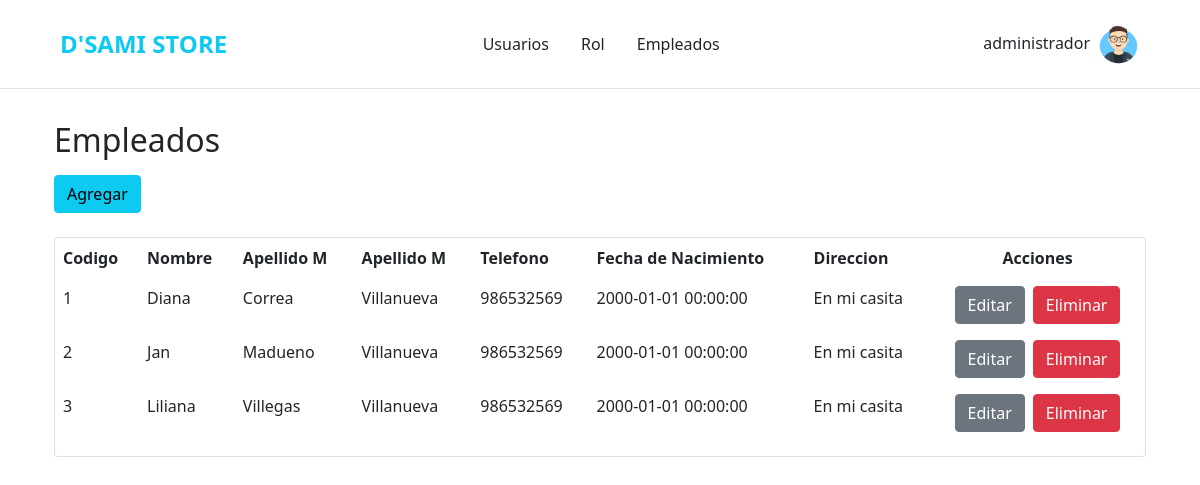
The app's page /vista/empleados/index.php (signed in) with its own data.
### tables this page shows
CREATE TABLE `mor_empleado` (
  `idEmpleado` int(10) UNSIGNED NOT NULL,
  `nombre` varchar(20) DEFAULT NULL,
  `apellidoMaterno` varchar(15) DEFAULT NULL,
  `apellidoPaterno` varchar(15) DEFAULT NULL,
  `telefono` varchar(15) DEFAULT NULL,
  `fechaNac` datetime DEFAULT NULL,
  `direccion` varchar(40) DEFAULT NULL
);

### controlador/empleado_controlador.php (called while the page is built, shortened)
<?php
include("../../controlador/config.php");
include("../../modelo/empleado.php");
class EmpleadoControlador {
    public static function listar() {
        $empleados = Empleado::listar();
        include("../../vista/empleados/includes/listar_vista.php");
    }
}
?>

### controlador/empleados/listar.php (called while the page is built)
<?php
include("../../controlador/empleado_controlador.php");
EmpleadoControlador::listar();
?>

### modelo/empleado.php (called while the page is built, shortened)
<?php
include("../../controlador/config.php");
class Empleado {
    function __construct($id , $nombre, $apellidoMaterno , $apellidoPaterno , $telefono, $fechaNac , $direccion) {
        $this->id = $id;
        $this->nombre = $nombre;
        $this->apellidoMaterno = $apellidoMaterno;
        $this->apellidoPaterno = $apellidoPaterno;
        $this->telefono = $telefono;
        $this->fechaNac = $fechaNac;
        $this->direccion = $direccion;
    }
    public static function listar() {
        global $link;
        $empleados = [];
        $consulta  = ("SELECT * FROM mor_empleado");
        $resultado = mysqli_query($link, $consulta);
        while ($valor = mysqli_fetch_assoc($resultado)){
            $empleados[] = new Empleado($valor['idEmpleado'], $valor['nombre'], $valor['apellidoMaterno'], $valor['apellidoPaterno'], $valor['telefono'], $valor['fechaNac'], $valor['direccion']);
        }
        return $empleados;
    }
}
?>

### vista/empleados/includes/listar_vista.php (the view, shortened to what this page needs)
<div class="card">
    <div class="table-responsive">
        <table class="table table-borderless ">
            <thead>
                <tr>
                    <th scope="col">Codigo</th>
                    <th scope="col">Nombre</th>
                    <th scope="col">Apellido M</th>
                    <th scope="col">Apellido M</th>
                    <th scope="col">Telefono</th>
                    <th scope="col">Fecha de Nacimiento</th>
                    <th scope="col">Direccion</th>
                    <th scope="col" class="text-center">Acciones</th>
                </tr>
            </thead>
            <tbody>
                <?php
                    foreach ($empleados as $empleado) { ?>
                    <tr>
                        <td><?php echo $empleado->id; ?></td>
                        <td><?php echo $empleado->nombre; ?></td>
                        <td><?php echo $empleado->apellidoMaterno; ?></td>
                        <td><?php echo $empleado->apellidoPaterno; ?></td>
                        <td><?php echo $empleado->telefono; ?></td>
                        <td><?php echo $empleado->fechaNac; ?></td>
                        <td><?php echo $empleado->direccion; ?></td>
                        <td>
                            <div class="d-flex justify-content-center">
                                <button class="btn btn-secondary me-2" type="button" data-bs-toggle="modal" data-bs-target="#editarEmpleado<?php echo $empleado->id; ?>">
                                    Editar
                                </button>
                                <button class="btn btn-danger" type="button" data-bs-toggle="modal" data-bs-target="#eliminarEmpleado<?php echo $empleado->id; ?>">Eliminar</button>
                            </div>
                        </td>
                    </tr>
                <?php } ?>
            </tbody>
        </table>
    </div>
</div>

### records on screen
mor_empleado: idEmpleado "1", nombre "Diana", apellidoMaterno "Correa", apellidoPaterno "Villanueva", telefono "986532569", fechaNac "2000-01-01 00:00:00", direccion "En mi casita"
mor_empleado: idEmpleado "2", nombre "Jan", apellidoMaterno "Madueno", apellidoPaterno "Villanueva", telefono "986532569", fechaNac "2000-01-01 00:00:00", direccion "En mi casita"
mor_empleado: idEmpleado "3", nombre "Liliana", apellidoMaterno "Villegas", apellidoPaterno "Villanueva", telefono "986532569", fechaNac "2000-01-01 00:00:00", direccion "En mi casita"

### other values on screen
$username "administrador"
